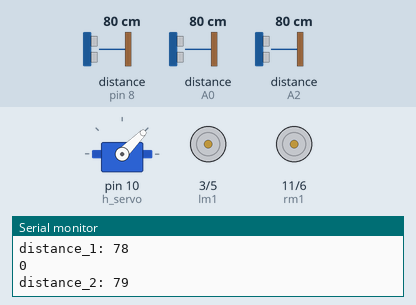
This sketch was run on a simulated Arduino Uno, built with avr-gcc and run on an emulated ATmega328P. Parts: servo, motor-driver pin pairs drawn as motors (green arrow = first pin HIGH = forward, orange = second pin HIGH = backward, longer = more drive), the last lines printed to the serial monitor. Wiring (inferred from the names in the program): 2 × ultrasonic range finder: trigger A1, echo A0 / trigger A3, echo A2. The inputs (shaded band) are chosen by the test bench; at power-on: distance to the obstacle (sensors on A0, A2, pin 8) 80 cm. The echo pulse lasts 58.3 µs per cm.

Above: at 0.8 s.
1.6 s: distance to the obstacle (sensor on A0) set to 14 cm
5.1 s: distance to the obstacle (sensor on A0) set to 11 cm
At 5.19 s:
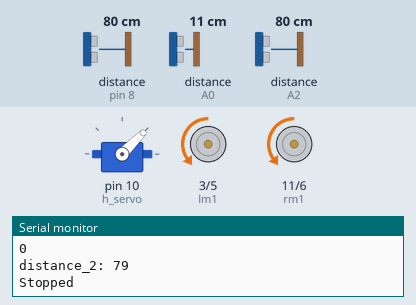
8.7 s: distance to the obstacle (sensor on A2) set to 14 cm
12.2 s: distance to the obstacle (sensor on A2) set to 11 cm
At 13.9 s:
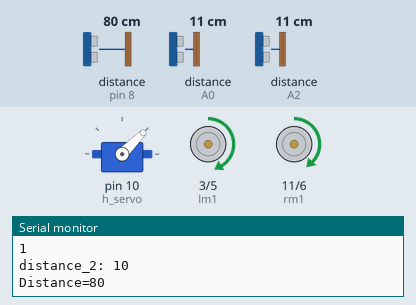
14.2 s: distance to the obstacle (sensor on A0) set to 18 cm
At 14.63 s:
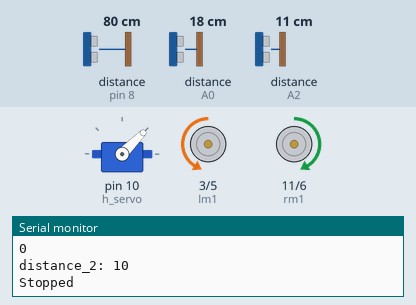
17.7 s: distance to the obstacle (sensor on A2) set to 18 cm
Timing chart, 0 to 22.3 s (numbered marks = the images above; inputs shaded):
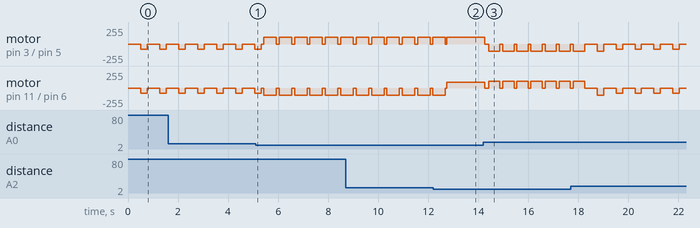

Measured:
- the behaviour switches between 13 and 12 cm on distance to the obstacle (sensor on A0) (found by bisection; images 0 and 1)
- the behaviour switches between 13 and 12 cm on distance to the obstacle (sensor on A2) (found by bisection; images 1 and 2)
- after the input at 14.2 s, motor on pin 3 (lm1) / pin 5 (lm2): alternates backward 105/255 for 0.45 s and stopped for 0.11 s, starting after 0.05 s; motor on pin 11 (rm1) / pin 6 (rm2): alternates forward 105/255 for 0.45 s and stopped for 0.11 s, starting after 0.05 s
- by itself, motor on pin 3 (lm1) / pin 5 (lm2): alternates forward 105/255 for 0.50 s and stopped for 0.12 s
- by itself, motor on pin 11 (rm1) / pin 6 (rm2): alternates backward 105/255 for 0.50 s and stopped for 0.12 s

The sketch:

obstacle_avoidance_us__edge_1.1.ino
```cpp
#include <Servo.h>
Servo h_servo,v_servo;//horizontal servo on 10

//Ultrasonic Pins
const int trigPin = 12;
const int echoPin = 8;

const int trigPin_1 = A1;
const int echoPin_1 = A0;

const int trigPin_2 = A3;
const int echoPin_2 = A2;


int temp,temp1,pos_1,i,obj,crazy=0;
const long interval = 1000;
unsigned long previousMillis = 0;
unsigned long currentMillis=0;
bool flag1,flag2=true;


//Motor Pins lm1 stands for left motor 1 and accordingly
int lm1=3;
int lm2=5;
int rm2=6;
int rm1=11;


long duration,duration_1,duration_2;
int distance,distance_1,distance_2;

void setup()
{
  pinMode(trigPin, OUTPUT);
  pinMode(echoPin, INPUT);
  pinMode(trigPin_1, OUTPUT);
  pinMode(echoPin_1, INPUT);
  pinMode(trigPin_2, OUTPUT);
  pinMode(echoPin_2, INPUT);

  pinMode(lm1,OUTPUT);
  pinMode(lm2,OUTPUT);
  pinMode(rm1,OUTPUT);
  pinMode(rm2,OUTPUT);

  h_servo.attach(10);
  //v_servo.attach(11);
  h_servo.write(45);


  Serial.begin(9600);
}
void(* resetFunc) (void) = 0;
void loop()
{

  ultrasonic_1();
  ultrasonic_2();
  if( (flag1==true) && (flag2==true) )
  {
    ultrasonic();
  if(distance<=14)
  {
     stop1(300);
     reverse(180);
     stop1(5);
    start_servo();
    Serial.println("First condition");
  }
  else //if(distance>=5)
  {
    forward();
    delay(1);
    //stop1(1);
    Serial.println("else condition");
  }
  //delay(100);

}
else if( (flag1==true) && (flag2==false) )
{
  stop1(100);
  right_turn(500);//changing from 50 to 45
  stop1(10);

}
else if( (flag2==true) && (flag1==false) )
{
  stop1(100);
  left_turn(450);//changing from 225 to 150
  stop1(10);
}
else
{
stop1(500);
reverse(250);
Serial.println("Check");
return;
}
}

void start_servo()
{

  //ultrasonic();
   for (pos_1=45; pos_1 <= 95; pos_1 += 1)
    {
      h_servo.write(pos_1);   Serial.println("Entered servo");
      delay(45);
    }

    ultrasonic();
    if(distance>=14)
    {
      servo_look_straight();
      left_turn(150);//changing from 225 to 150

      stop1(25);
      Serial.println("Left turn");
    }
    else
    {
      for (pos_1 = 95; pos_1 >= 0; pos_1 -= 1)
    {
      h_servo.write(pos_1);
      delay(75);
    }
      ultrasonic();
      if(distance>=14)
    {
      right_turn(150);//changing from 225 to 150
     servo_look_straight();
      stop1(55);
    }
    else
    {
    reverse(180);//changing from 250 to 180
    //delay(1000);//Making a Turn Over
    servo_look_straight();

    }

    }


    Serial.println("Rotating horizontal servo");
      ultrasonic();
  }


void forward()
{
  ultrasonic_1();
  ultrasonic_2();
  if( (flag1==true) && (flag2==true) )
  {
  ultrasonic();
   if (distance>=14)
  {
  analogWrite(lm1,75);
  analogWrite(rm1,90);
  digitalWrite(rm2,LOW);
  digitalWrite(lm2,LOW);
  //delay(1);
  delay(1);


  Serial.println("Straight");
  }
}
else
{
  stop1(25);
return;
}
}
void reverse(int interval)
{
  analogWrite(lm2,80);
  analogWrite(rm2,80);
  analogWrite(rm1,0);
  digitalWrite(lm1,LOW);
  delay(interval);

  Serial.println("Reverse");
}
void right_turn(int interval)
{

  analogWrite(rm2,105);
  analogWrite(lm1,105);
  analogWrite(rm1,0);
  digitalWrite(lm2,LOW);
  delay(interval);

  Serial.println("Right turn");
}

void left_turn(int interval)
{
  analogWrite(rm1,105);
  analogWrite(lm2,105);
  digitalWrite(lm1,LOW);
  digitalWrite(rm2,LOW);
  delay(interval);
  Serial.println("Left turn");
}

void stop1(int interval)
{
  digitalWrite(lm1,LOW);
  digitalWrite(rm2,LOW);
  analogWrite(rm1,0);
  digitalWrite(lm2,LOW);
  delay(interval);
  Serial.println("Stopped");
}


void servo_look_straight()
{
  if(pos_1<=45)
  {
    for (; pos_1 <= 45; pos_1 += 1)
    {
      h_servo.write(pos_1);
      delay(15);
    }
  }
  else
  {
    for (; pos_1 >= 45; pos_1 -= 1)
    {
    h_servo.write(pos_1);
    delay(15);
  }
}
}


void ultrasonic_1()
{
analogWrite(trigPin_1, 0);
//delayMicroseconds(25);
analogWrite(trigPin_1, 255);
//delayMicroseconds(25);
analogWrite(trigPin_1, 0);
duration_1 = pulseIn(echoPin_1, HIGH);
distance_1= duration_1*0.034/2;

Serial.print("distance_1: ");
Serial.println(distance_1);
if(distance_1>=12)
{
flag1=false;
}
else
{
flag1=true;
}
Serial.println(flag1);
}


void ultrasonic_2()
{
analogWrite(trigPin_2, 0);
//delayMicroseconds(25);
analogWrite(trigPin_2, 255);
//delayMicroseconds(25);
analogWrite(trigPin_2, 0);
duration_2 = pulseIn(echoPin_2, HIGH);
//distance_2= duration_2*0.034/2;
distance_2 = (duration_2/2) / 29.1;

if(distance_2 >=12)
{
flag2=false;

}
else
{
flag2=true;
}

Serial.print("distance_2: ");
Serial.println(distance_2);
}


void ultrasonic()
{
digitalWrite(trigPin, LOW);
//delayMicroseconds(2);
digitalWrite(trigPin, HIGH);
//delayMicroseconds(10);
digitalWrite(trigPin, LOW);
duration = pulseIn(echoPin, HIGH);// Reads the echoPin, returns the sound wave travel time in microseconds
distance = (duration/2) / 29.1;
if( (distance==0) || (distance>2000) )
{
  ultrasonic();
}

Serial.print("Distance=");
Serial.println(distance);

}
```
